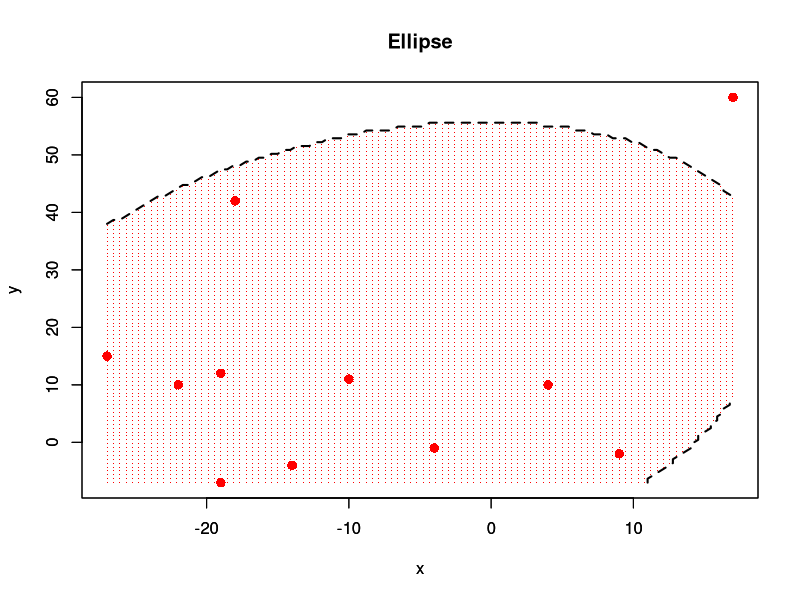

The R source for this figure: (Note: this script raises an error after producing the figure.)
library(data.table)
library(here)
library(MASS)
library(ggplot2)

convert_to_paired_diff <- function(df){
## Convert a dataframe of treatments to a paired difference dataframe
## param df: dataframe to be converted
## return: list with paired difference dataframe, d, number of variable, p, and number of
##         observations, n
  
  # Are there equal number of vars in both treatments
  if(ncol(df)%%2 != 0){
    stop('Not equal number of variables for treatment 1 and 2')
  }
  
  #Number of vars
  p = ncol(df)/2
  
  #Number of obs
  n <- nrow(df)
  
  #Calculate difference between variables for treatments
  d <- matrix(ncol=p,nrow=n)
  
  for(i in 1:p){
    col_name <- paste0('d',i)
    d[,i] <- df[,i]-df[,i+p]
  }
  
  #Return list with paired difference dataframe, number of vars and number of obs
  return(list('d'=as.data.frame(d), 'p' = p, 'n' = n))
}

hypothesis_test <- function(df, significance){
  ## Function to do a paired-difference hypothesis test, outputting the calculated t-squared
  ## along with the critical value and also the result of the hypothesis test and it's p-value
  ## param df: Dataframe containing treatment 1 and treatment 2 data
  ## param significance: significance level of test
  
  #Retrieve paired differences
  paired_diff <- convert_to_paired_diff(df)
  d <- paired_diff$d
  p <- paired_diff$p
  n <- paired_diff$n
  
  #Calc stats
  dbar <- colMeans(d)
  sd <- cov(d)
  t_square <- n*dbar%*%solve(sd)%*%dbar
  crit <- ((n-1)*p/(n-p))*qf(1-significance,p,n-p)
  p_val <- 1-pf(t_square, p, n-p)
  
  #Logic to reject or accept hypothesis at specific level
  if(t_square > crit){
    print(paste0('T^2 = ',round(t_square, 4),' > ', round(crit, 4),
                 ' We thus reject the null hypothesis and conclude that there is a nonzero mean difference between the measurements with significance level alpha = '
                 , significance))
  }else{
    
    print(paste0('T^2 = ',round(t_square, 4),' < ', round(crit, 4),
                 ' We thus do not reject the null hypothesis and conclude that there is not a significant difference between the measurements at significance level alpha = '
                 , significance))
  }
  
  #Also return p-value
  print(paste0('p-value = ', p_val))
}


table_6_1 <- as.data.frame(fread(file = here('assignment_1/T6-1.dat')))

hypothesis_test(table_6_1, 0.05)

confidence_interval <- function(df, a, significance){
## Function to construct T^2 and Bonferroni confidence interval
## param df: dataframe for which to construct confidence interval
## param a: vector in form to select variable for which to construct CI
## param significance: significance level for which to construct CI
## return: list with T^2 CI, t_conf_int, and Bonferroni CI, bonf_conf_int
  
  #Retrieve paired differences
  paired_diff <- convert_to_paired_diff(df)
  d <- paired_diff$d
  p <- paired_diff$p
  n <- paired_diff$n
  
  #Calc stats
  dbar <- colMeans(d)
  sd <- cov(d)
  
  #Build up factors to add and subtract using supplied functions
  t_conf_int <- sqrt((((n-1)*p/(n-p))*qf(1-significance,p,n-p))*(a%*%sd%*%a/n))
  
  bonf_conf_int <- qt(1-significance/(2*p), n-1)*sqrt((a%*%sd%*%a/n))
  
  #Return list with CI's
  return(list('t_conf_int' = c(a%*%dbar - t_conf_int, a%*%dbar + t_conf_int),
              'bonf_conf_int' = c(a%*%dbar - bonf_conf_int, a%*%dbar + bonf_conf_int)))
}

a <- c(1,0)

confidence_interval(table_6_1, a,0.05)

a <- c(0,1)

confidence_interval(table_6_1, a,0.05)

draw_ellipse <- function(df, significance){
## Function to draw confidence region
## param df: two dimensional dataframe for which to construct confidence region
## significance: significance level for which to construct confidence region
  
  #Retrieve paired differences
  p <- ncol(df)
  n <- nrow(df)
  
  # Calc stats
  dbar <- colMeans(df)
  sd <- cov(df)
  crit <- ((n-1)*p/(n-p))*qf(1-significance,p,n-p)
  
  #Setup region
  x_min <- min(df[,1])
  x_max <- max(df[,1])
  
  y_min <- min(df[,2])
  y_max <- max(df[,2])
  
  x <- seq(x_min,x_max,length=100)
  y <- seq(y_min,y_max,length=100)
  grid_data <- as.matrix(expand.grid(x,y))
  
  ng<-nrow(grid_data)
  np<-length(y)
  
  # Obtaining points inside the elliptic region using sign()
  sign_grid<-matrix(rep(0,ng),nrow=ng,ncol=1)
  
  for (i in 1:ng){
    sign_grid[i,]<-sign((t(dbar - grid_data[i,])%*%solve(sd)%*%(dbar-grid_data[i,]))-crit) 
  }
  
  # Plotting the boundary of ellipse
  plot(df[,1],df[,2],xlim=c(x_min,x_max),ylim=c(y_min,y_max),xlab="x",ylab="y",
       col="red",pch=16,cex=1.25)
  par(new=T)
  contour(x,y,matrix(sign_grid,np),add=TRUE,drawlabels=FALSE,levels=0,lty=2,lwd=2,
          col="black")
  
  mat<-cbind(sign_grid,grid_data)
  
  region<-matrix(mat[mat[,1]==-1],ncol=3)
  
  # Plotting the points inside the ellipse
  par(new=T)
  plot(region[,2:3],xlim=c(x_min,x_max),ylim=c(y_min,y_max),col="red",xlab="x",
       ylab="y",pch=".",main="Ellipse" )
}

paired_diff <- convert_to_paired_diff(table_6_1)
d <- paired_diff$d
significance <- 0.2

draw_ellipse(d, significance)

eq_of_treatments_in_rep_des <- function(df, C, significance){
## Function to do a hypothesis test for equality of treatments in repeated design, with a confidence interval
## param df: dataframe containing measurements of all treatments applied to each unit (each column as a treatment)
## param C: contrast matrix
## param significance: significance level of hypothesis test
  
  # Calc stats
  n <- nrow(df)
  q <- ncol(df)
  dbar <- colMeans(df)
  sd <- cov(df)
  t_squared <- n*t(C%*%dbar)%*%solve(C%*%sd%*%t(C))%*%C%*%dbar
  crit <- (n-1)*(q-1)/(n-q+1)*qf(1-significance,q-1,n-q+1)
  p_val <- 1-pf(t_squared, p, n-p)
  
  #Perform hypothesis test
  if(t_squared > crit){
    print(paste0('T^2 = ', t_squared, ' > ',crit))
    print('We therefore reject the null hypothesis H0:C*mu = 0 and determine that there is possibly treatment effects')
  }else{
    print(paste0('T^2 = ', t_squared, ' < ',crit))
    print('We therefore do not reject the null hypothesis H0:C*mu = 0 and determine that there is no treatment effects')
  }
  
  print(paste0('p-value = ', p_val))
  
  #Build up confidence intervals
  apply(C,1,function(c){
    ci <- sqrt(crit*(t(c)%*%sd%*%c/n))
    print(paste0('100(1-',significance,')% Confidence interval: (',c%*%dbar-ci,'; ',c%*%dbar+ci,')'))
  })
}

C <- matrix(c(-1,-1,1,1,1,-1,1,-1,1,-1,-1,1),nrow=3,byrow = TRUE)

table_6_2 <- as.data.frame(fread(file = here('assignment_1/T6-2.dat')))

eq_of_treatments_in_rep_des(table_6_2, C, 0.05)

treatment_1 <- matrix(c(6,5,8,4,7,7,9,6,9,9), nrow=5)
treatment_2 <- matrix(c(3,1,2,3,6,3), nrow=3)
treatment_3 <- matrix(c(2,5,3,2,3,1,1,3), nrow=4)

mu1 <- colMeans(treatment_1)
mu2 <- colMeans(treatment_2)
mu3 <- colMeans(treatment_3)

cov1 <- cov(treatment_1)
cov2 <- cov(treatment_2)
cov3 <- cov(treatment_3)

